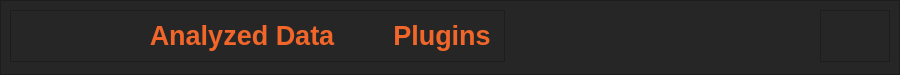
<?xml version="1.0" encoding="UTF-8"?>
<ui version="4.0">
 <class>MainWindow</class>
 <widget class="QMainWindow" name="MainWindow">
  <property name="geometry">
   <rect>
    <x>0</x>
    <y>0</y>
    <width>900</width>
    <height>75</height>
   </rect>
  </property>
  <property name="windowTitle">
   <string>MainWindow</string>
  </property>
  <widget class="QWidget" name="centralwidget">
   <layout class="QGridLayout" name="gridLayout_2">
    <property name="leftMargin">
     <number>0</number>
    </property>
    <property name="topMargin">
     <number>0</number>
    </property>
    <property name="rightMargin">
     <number>0</number>
    </property>
    <property name="bottomMargin">
     <number>0</number>
    </property>
    <item row="0" column="0">
     <widget class="QFrame" name="frameNavContainer">
      <property name="sizePolicy">
       <sizepolicy hsizetype="Preferred" vsizetype="Fixed">
        <horstretch>0</horstretch>
        <verstretch>0</verstretch>
       </sizepolicy>
      </property>
      <property name="minimumSize">
       <size>
        <width>0</width>
        <height>75</height>
       </size>
      </property>
      <property name="maximumSize">
       <size>
        <width>16777215</width>
        <height>75</height>
       </size>
      </property>
      <property name="styleSheet">
       <string notr="true">background-color: rgb(38, 38, 38);</string>
      </property>
      <property name="frameShape">
       <enum>QFrame::StyledPanel</enum>
      </property>
      <property name="frameShadow">
       <enum>QFrame::Raised</enum>
      </property>
      <layout class="QGridLayout" name="gridLayout">
       <item row="0" column="3" alignment="Qt::AlignRight|Qt::AlignTop">
        <widget class="QFrame" name="frameSettings">
         <property name="frameShape">
          <enum>QFrame::StyledPanel</enum>
         </property>
         <property name="frameShadow">
          <enum>QFrame::Raised</enum>
         </property>
         <layout class="QGridLayout" name="gridLayout_4">
          <property name="topMargin">
           <number>0</number>
          </property>
          <property name="bottomMargin">
           <number>0</number>
          </property>
          <item row="0" column="0">
           <widget class="QPushButton" name="buttonSettings">
            <property name="sizePolicy">
             <sizepolicy hsizetype="Fixed" vsizetype="Fixed">
              <horstretch>0</horstretch>
              <verstretch>0</verstretch>
             </sizepolicy>
            </property>
            <property name="minimumSize">
             <size>
              <width>50</width>
              <height>50</height>
             </size>
            </property>
            <property name="maximumSize">
             <size>
              <width>50</width>
              <height>50</height>
             </size>
            </property>
            <property name="text">
             <string/>
            </property>
            <property name="icon">
             <iconset>
              <normaloff>assets/Settings.png</normaloff>assets/Settings.png</iconset>
            </property>
            <property name="iconSize">
             <size>
              <width>50</width>
              <height>50</height>
             </size>
            </property>
            <property name="flat">
             <bool>true</bool>
            </property>
           </widget>
          </item>
         </layout>
        </widget>
       </item>
       <item row="0" column="0" alignment="Qt::AlignLeft|Qt::AlignTop">
        <widget class="QFrame" name="frameButtonContainer">
         <property name="frameShape">
          <enum>QFrame::StyledPanel</enum>
         </property>
         <property name="frameShadow">
          <enum>QFrame::Raised</enum>
         </property>
         <layout class="QGridLayout" name="gridLayout_3">
          <property name="topMargin">
           <number>0</number>
          </property>
          <property name="bottomMargin">
           <number>0</number>
          </property>
          <property name="horizontalSpacing">
           <number>50</number>
          </property>
          <property name="verticalSpacing">
           <number>0</number>
          </property>
          <item row="0" column="2">
           <widget class="QPushButton" name="buttonPlugins">
            <property name="font">
             <font>
              <family>Arial</family>
              <pointsize>20</pointsize>
              <weight>75</weight>
              <bold>true</bold>
             </font>
            </property>
            <property name="styleSheet">
             <string notr="true">color: rgb(242, 102, 42);</string>
            </property>
            <property name="text">
             <string>Plugins</string>
            </property>
            <property name="flat">
             <bool>true</bool>
            </property>
           </widget>
          </item>
          <item row="0" column="0">
           <widget class="QPushButton" name="buttonLogo">
            <property name="sizePolicy">
             <sizepolicy hsizetype="Fixed" vsizetype="Fixed">
              <horstretch>0</horstretch>
              <verstretch>0</verstretch>
             </sizepolicy>
            </property>
            <property name="minimumSize">
             <size>
              <width>75</width>
              <height>50</height>
             </size>
            </property>
            <property name="maximumSize">
             <size>
              <width>75</width>
              <height>50</height>
             </size>
            </property>
            <property name="text">
             <string/>
            </property>
            <property name="icon">
             <iconset>
              <normaloff>assets/Mnemonic logo.png</normaloff>assets/Mnemonic logo.png</iconset>
            </property>
            <property name="iconSize">
             <size>
              <width>100</width>
              <height>100</height>
             </size>
            </property>
            <property name="default">
             <bool>false</bool>
            </property>
            <property name="flat">
             <bool>true</bool>
            </property>
           </widget>
          </item>
          <item row="0" column="1">
           <widget class="QPushButton" name="buttonAnalyzedData">
            <property name="font">
             <font>
              <family>Arial</family>
              <pointsize>20</pointsize>
              <weight>75</weight>
              <bold>true</bold>
             </font>
            </property>
            <property name="styleSheet">
             <string notr="true">color: rgb(242, 102, 42);</string>
            </property>
            <property name="text">
             <string>Analyzed Data</string>
            </property>
            <property name="flat">
             <bool>true</bool>
            </property>
           </widget>
          </item>
         </layout>
        </widget>
       </item>
      </layout>
     </widget>
    </item>
   </layout>
  </widget>
 </widget>
 <resources/>
 <connections/>
</ui>
